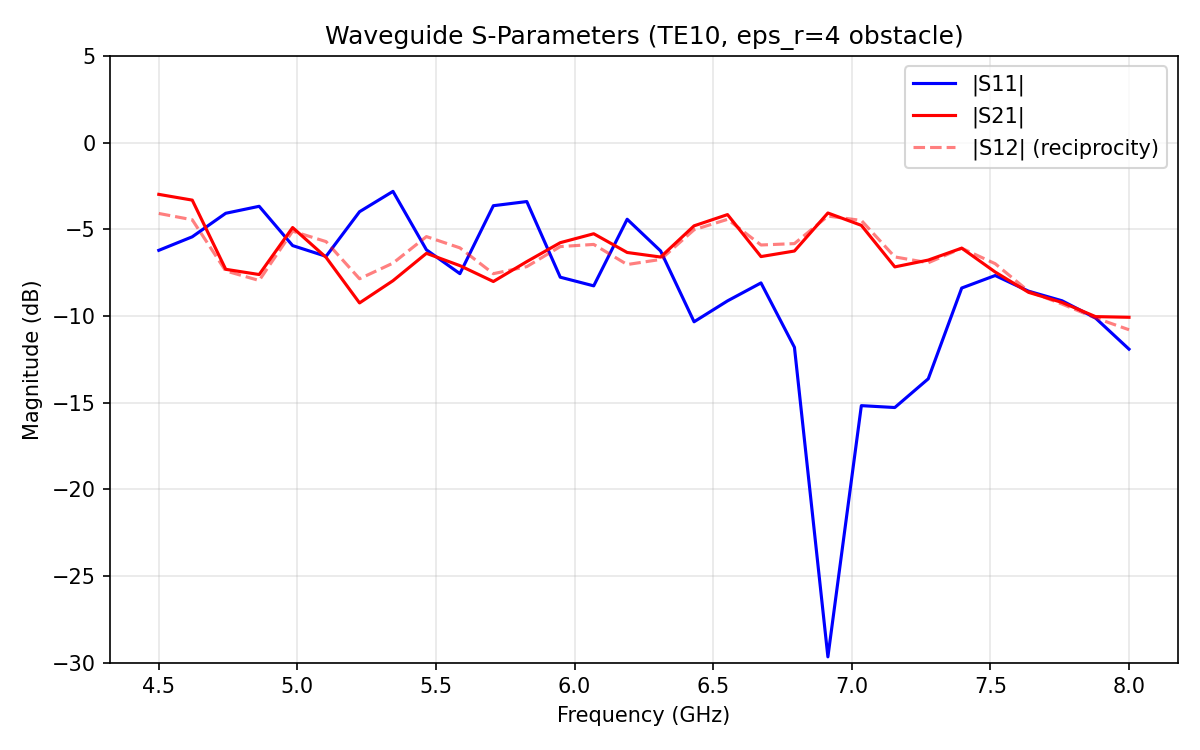

The script that saved this image:
"""Example 2: Waveguide S-Parameter Extraction

Two-port rectangular waveguide with a dielectric obstacle.
Extracts the 2x2 S-matrix and plots |S11|, |S21| vs frequency.

Expected: above cutoff, |S21| is high (transmission through obstacle),
|S11| shows reflection peaks at resonant frequencies of the slab.
"""

import numpy as np
import jax.numpy as jnp
import matplotlib
matplotlib.use("Agg")
import matplotlib.pyplot as plt

from rfx import Simulation, Box

# Waveguide dimensions
sim = Simulation(
    freq_max=10e9,
    domain=(0.12, 0.04, 0.02),
    boundary="cpml",
    cpml_layers=10,
    dx=0.002,
)

# Dielectric obstacle in the middle (eps_r=4 ~ alumina)
sim.add_material("obstacle", eps_r=4.0)
sim.add(Box((0.05, 0.0, 0.0), (0.07, 0.04, 0.02)), material="obstacle")

# Two waveguide ports
freqs = jnp.linspace(4.5e9, 8e9, 30)
sim.add_waveguide_port(0.01, direction="+x", mode=(1, 0), mode_type="TE",
                       freqs=freqs, f0=6e9, name="port1")
sim.add_waveguide_port(0.09, direction="-x", mode=(1, 0), mode_type="TE",
                       freqs=freqs, f0=6e9, name="port2")

# Compute S-matrix (one-driven-port-at-a-time)
print("Running waveguide S-matrix extraction...")
result = sim.compute_waveguide_s_matrix(num_periods=30)
S = result.s_params
f = np.array(result.freqs) / 1e9

s11 = 20 * np.log10(np.maximum(np.abs(S[0, 0, :]), 1e-10))
s21 = 20 * np.log10(np.maximum(np.abs(S[1, 0, :]), 1e-10))
s12 = 20 * np.log10(np.maximum(np.abs(S[0, 1, :]), 1e-10))

print(f"Frequency range: {f[0]:.1f} - {f[-1]:.1f} GHz")
print(f"|S21| mean: {np.mean(np.abs(S[1,0,:])):.3f}")
print(f"|S12| mean: {np.mean(np.abs(S[0,1,:])):.3f}")
print(f"Reciprocity |S21-S12| mean: {np.mean(np.abs(np.abs(S[1,0,:])-np.abs(S[0,1,:]))):.4f}")

# Plot
fig, ax = plt.subplots(figsize=(8, 5))
ax.plot(f, s11, "b-", label="|S11|")
ax.plot(f, s21, "r-", label="|S21|")
ax.plot(f, s12, "r--", alpha=0.5, label="|S12| (reciprocity)")
ax.set_xlabel("Frequency (GHz)")
ax.set_ylabel("Magnitude (dB)")
ax.set_title("Waveguide S-Parameters (TE10, eps_r=4 obstacle)")
ax.legend()
ax.grid(True, alpha=0.3)
ax.set_ylim(-30, 5)

plt.tight_layout()
plt.savefig("examples/02_waveguide_sparams.png", dpi=150)
print("Plot saved: examples/02_waveguide_sparams.png")
